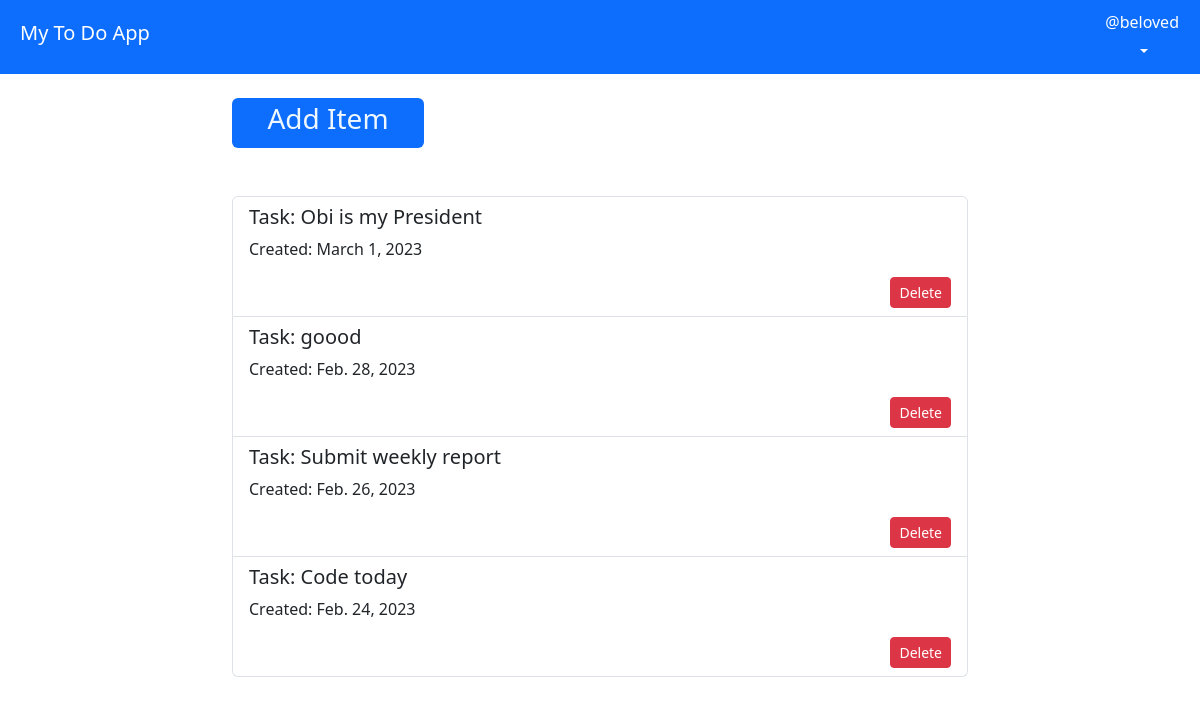
The app's page / (signed in) with its own data.
### todoapp/models.py (models this page shows, shortened)
class Todo(models.Model):
    title=models.CharField(max_length=100)
    date=models.DateTimeField()
    created_by = models.ForeignKey(User,on_delete=models.CASCADE, null=True, blank=True)
    class Meta:
        ordering=['-date']

### todoapp/views.py (the view)
# urls.py: 2. Add a URL to urlpatterns:  path('', views.home, name='home')
@login_required(login_url='login')
def home(request):
    todo = Todo.objects.filter(created_by=request.user)[0:5]
    context={'todo':todo}
    return render(request, 'home.html', context)

### templates/home.html
{% extends 'base.html' %} {% block content %}
<div class="container">
  <div class="row mb-4 mt-4">
    <div class="mx-auto col-10 col-md-8 col-lg-8">
      <div class="col">
        <div class="badge bg-primary text-wrap" style="width: 12rem">
          <a href="{% url 'create' %}"
            ><h3 style="color: aliceblue">Add Item</h3></a
          >
        </div>
      </div>
      <div class="row mt-4">
        <div class="col mt-4">
          <ul class="list-group">
            {% for item in todo %}
            <li class="list-group-item">
              <h5>Task: {{item.title}}</h5>
              <p>Created: {{item.date|date}}</p>
              <form action="{% url 'delete' pk=item.id %}" method="POST">
                <button type="submit" class="btn btn-sm btn-danger float-end">
                  Delete
                </button>
              </form>
            </li>
            {% endfor %}
          </ul>
        </div>
      </div>
    </div>
  </div>
</div>
{% endblock %}

### templates/base.html (shortened to what this page needs)
<!DOCTYPE html>
<html lang="en">
  <head>
    <link
      href="https://cdn.jsdelivr.net/npm/bootstrap@5.3.0-alpha1/dist/css/bootstrap.min.css"
      rel="stylesheet"
    />
  </head>
  <body>
    <nav class="navbar bg-primary mr-sm-2" data-bs-theme="dark">
      <div class="container-fluid">
        <a class="navbar-brand mb-2 p-2" href="{% url 'home' %}"
          >My To Do App</a
        >
        <div class="btn-group">
          {% if request.user.is_authenticated %}
          <button
            type="button"
            class="btn btn-sm btn-primary dropdown-toggle"
            data-bs-toggle="dropdown"
            aria-expanded="false"
          >
            <h6>@{{user.username}}</h6>
          </button>
        </div>
        {% endif %}
      </div>
    </nav>
    {% block content %} {% endblock %}
  </body>
</html>

### records on screen
Todo: title "Obi is my President", date "March 1, 2023"
Todo: title "goood", date "Feb. 28, 2023"
Todo: title "Submit weekly report", date "Feb. 26, 2023"
Todo: title "Code today", date "Feb. 24, 2023"

### other values on screen
{{ user.username }} "beloved"
